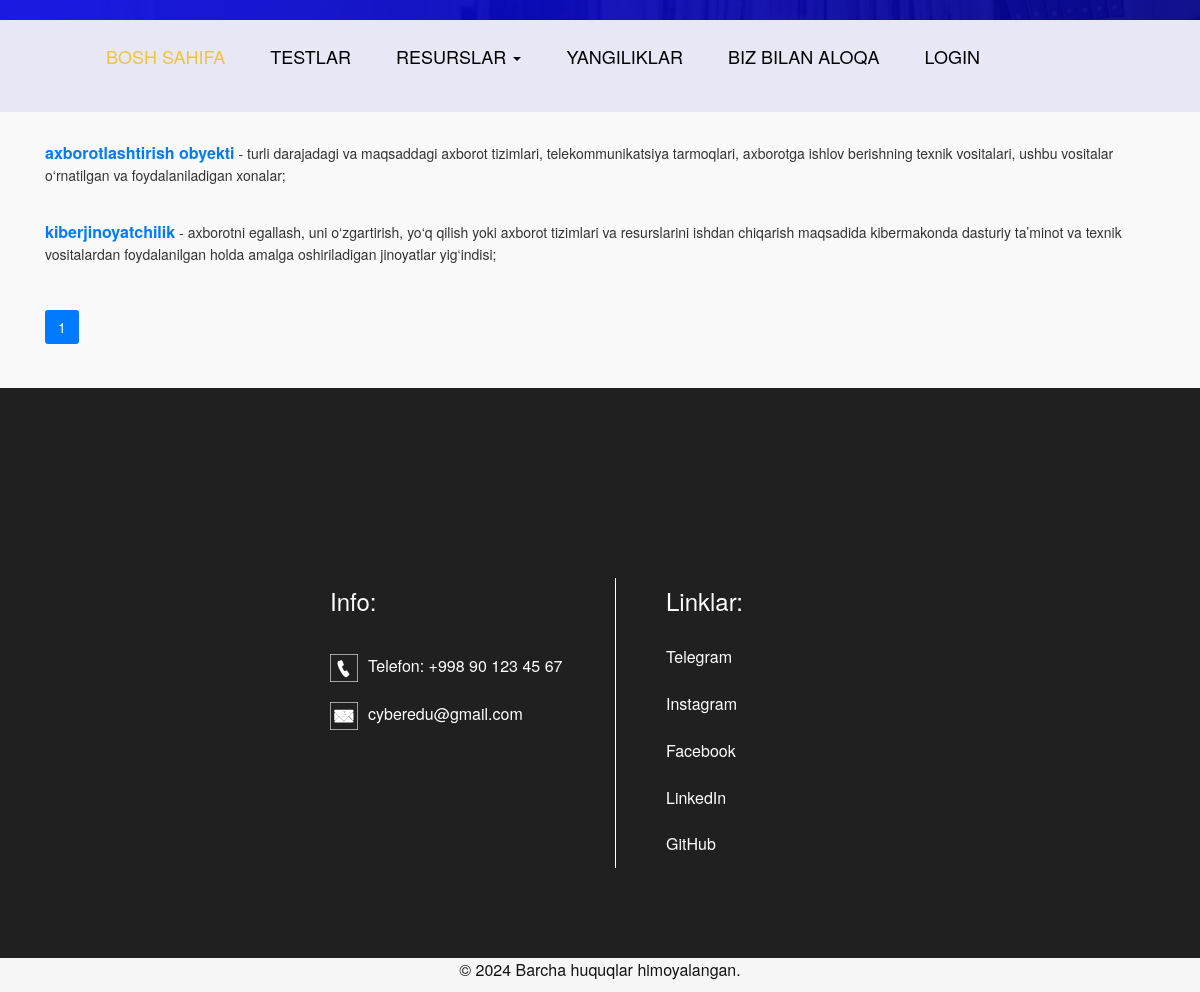
/termins/, run on an earlier commit of the app's database.
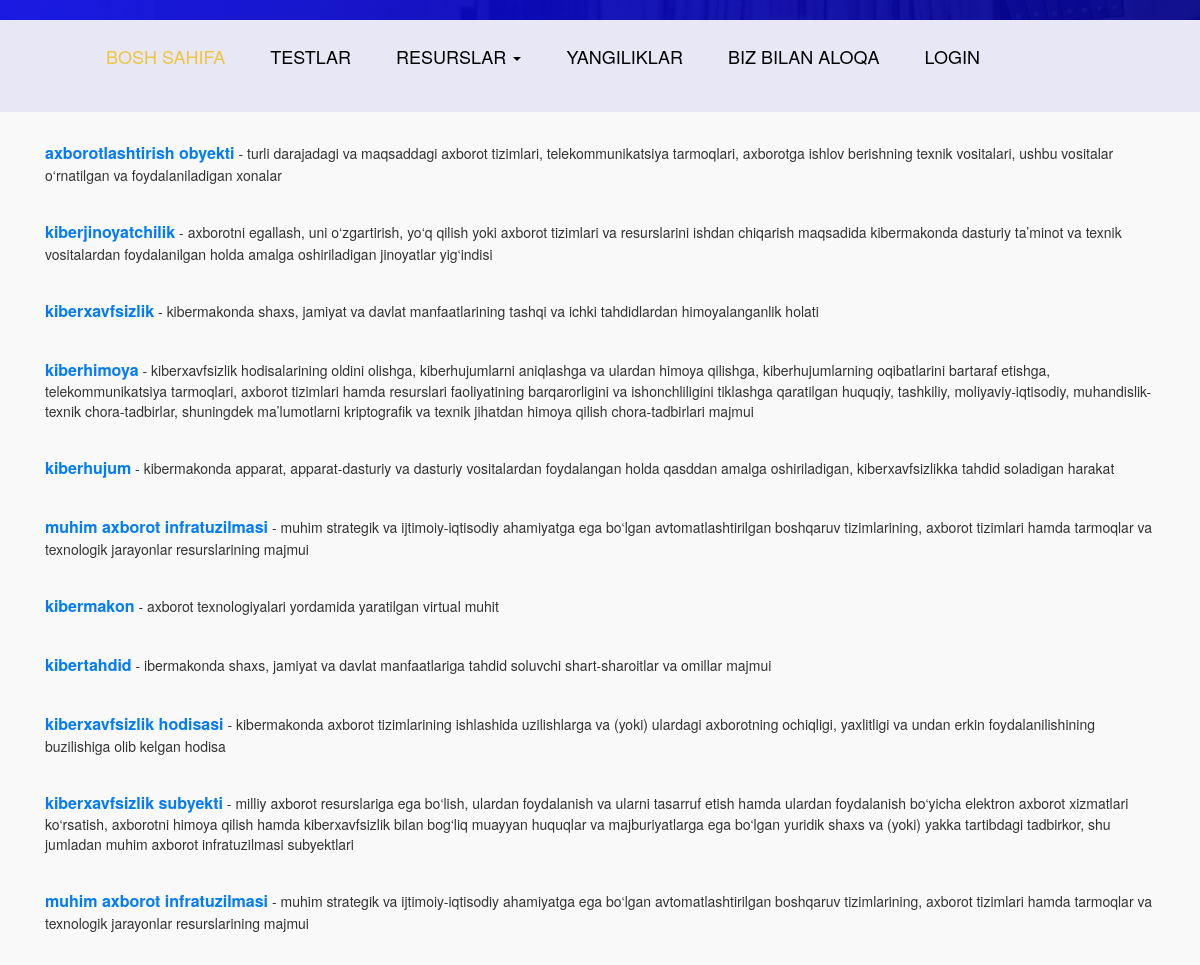
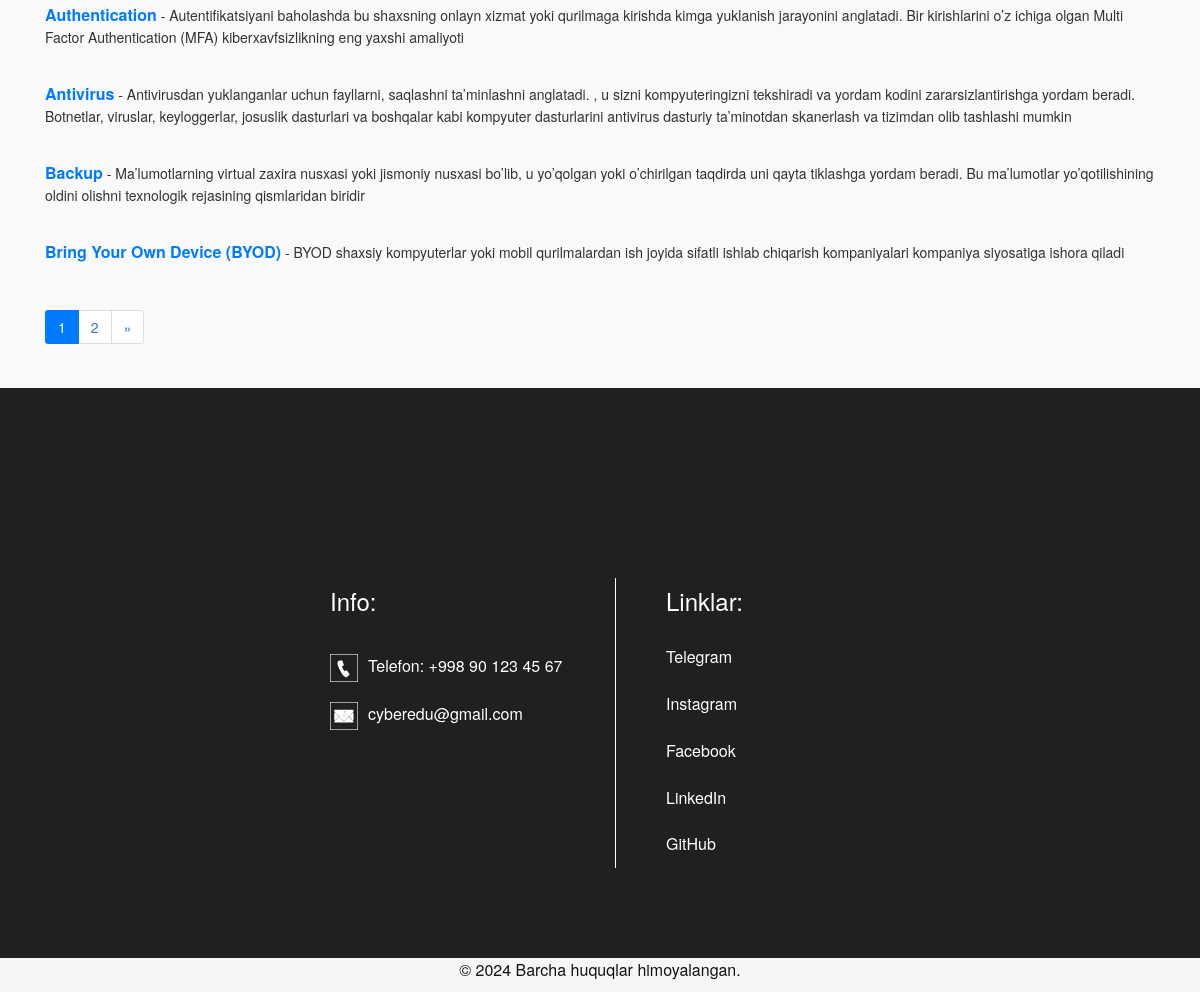
And on a later commit of the database (2 pictures, top to bottom).
### videos/models.py (models this page shows, shortened)
class Termin(models.Model):
    title = models.CharField(max_length=255)
    body = models.TextField()

### videos/views.py (the view)
# urls.py: path('termins/', termin_list, name="termin_list"),
def termin_list(request):
    termin_list = Termin.objects.all()
    paginator = Paginator(termin_list, 15)  # 15 терминов на страницу
    page_number = request.GET.get('page')
    page_obj = paginator.get_page(page_number)
    context = {
        "page_obj": page_obj
    }
    return render(request, "videos/termins.html", context)

### templates/videos/termins.html (shortened to what this page needs)
{% load static %}
<!DOCTYPE html>
<html lang="en">
   <head>
      <link rel="stylesheet" type="text/css" href="https://cdnjs.cloudflare.com/ajax/libs/OwlCarousel2/2.0.0-beta.2.4/assets/owl.carousel.min.css" />
      <link rel="stylesheet" type="text/css" href="{% static 'css/bootstrap.min.css' %}">
      <link rel="stylesheet" type="text/css" href="{% static 'css/style.css' %}">
      <link rel="stylesheet" href="{% static 'css/responsive.css' %}">
      <link rel="stylesheet" href="{% static 'css/jquery.mCustomScrollbar.min.css' %}">
      <link rel="stylesheet" href="https://netdna.bootstrapcdn.com/font-awesome/4.0.3/css/font-awesome.css">
       <link rel="stylesheet" href="https://maxcdn.bootstrapcdn.com/bootstrap/3.3.7/css/bootstrap.min.css">
      <link rel="stylesheet" href="{% static 'css/owl.carousel.min.css' %}">
      <link rel="stylesheet" href="https://cdnjs.cloudflare.com/ajax/libs/fancybox/2.1.5/jquery.fancybox.min.css" media="screen">
       <link rel="stylesheet" href="https://cdnjs.cloudflare.com/ajax/libs/font-awesome/4.7.0/css/font-awesome.min.css">
   </head>
   <body>
      <div class="header_section">
         <div class="header_bg">
            <div class="container">
               <nav class="navbar navbar-expand-lg navbar-light bg-light">
                  <div class="collapse navbar-collapse" id="navbarSupportedContent">
                     <ul class="navbar-nav mr-auto">
                        <li class="nav-item active">
                           <a class="nav-link" href="{% url 'home_page' %}">Bosh sahifa</a>
                        </li>
                         <li class="nav-item">
                           <a class="nav-link" href="{% url 'quiz_list' %}">Testlar</a>
                        </li>
                        <li class="nav-item dropdown"><a href="#" class="nav-link" data-toggle="dropdown"> Resurslar <span class="caret"></span></a>
                        </li>
                        <li class="nav-item">
                           <a class="nav-link" href="{% url 'blog_page' %}">Yangiliklar</a>
                        </li>
                        <li class="nav-item">
                           <a class="nav-link" href="{% url 'contact_page' %}">Biz bilan aloqa</a>
                        </li>
                        {% if request.user.is_authenticated %}
                            <button type="submit" class="btn btn-danger"  style="margin-top: -6px">
                                <form id="logout-form" action="{% url 'logout' %}" method="post">
                                <a href="#" onclick="document.getElementById('logout-form').submit(); return false;" style="color: white">Profildan chiqish</a>
                                {% csrf_token %}
                                </form>
                            </button>
                        {% else %}
                        <li class="nav-item">
                           <a class="nav-link" href="{% url 'login_page' %}">Login</a>
                        </li>
                        {% endif %}
                     </ul>
                  </div>
               </nav>
            </div>
         </div>
      </div>
            {% block content %}
<div class="blog_section">
    <div class="container">
        <div class="row">
            {% for termin in page_obj %}
            <div class="col-12 blog_card_wrapper">
                <div class="blog_card">
                    <span class="blog_title">{{ termin.title }}</span> -
                    <span class="blog_body">{{ termin.body|truncatewords:100 }}</span>
                </div>
            </div>
            {% endfor %}
        </div>
        <div class="pagination-wrapper">
            <nav aria-label="Page navigation">
                <ul class="pagination justify-content-center">
                    {% for num in page_obj.paginator.page_range %}
                    <li class="page-item {% if page_obj.number == num %}active{% endif %}">
                        <a class="page-link" href="?page={{ num }}">{{ num }}</a>
                    </li>
                    {% endfor %}
                    {% if page_obj.has_next %}
                    <li class="page-item">
                        <a class="page-link" href="?page={{ page_obj.next_page_number }}" aria-label="Next">
                            <span aria-hidden="true">&raquo;</span>
                        </a>
                    </li>
                    {% endif %}
                </ul>
            </nav>
        </div>
    </div>
</div>
            {% endblock content %}
      <div class="footer_section layout_padding">
         <div class="container">
            <div class="footer_section_2">
               <div class="row">
                  <div class="col-lg-3 margin_top">
                  </div>
                  <div class="col-lg-3">
                     <div>
                        <h4 class="information_text">Info:</h4>
                     <div class="call_text"><a href="#"><img src="{% static 'images/call-icon1.png' %}"><span class="padding_left_15">Telefon: +998 90 123 45 67</span></a></div>
                     <div class="call_text"><a href="#"><img src="{% static 'images/mail-icon1.png' %}"><span class="padding_left_15">cyberedu@gmail.com</span></a></div>
                     </div>
                  </div>
                  <div class="col-lg-3 col-md-6">
                     <div class="information_main">
                        <h4 class="information_text">Linklar:</h4>
                        <div class="footer_menu">
                           <ul>
                              <li><a href="{% url 'home_page' %}">Telegram</a></li>
                              <li><a href="about.html">Instagram</a></li>
                              <li><a href="services.html">Facebook</a></li>
                              <li><a href="blog.html">LinkedIn</a></li>
                              <li><a href="news.html">GitHub</a></li>
                           </ul>
                        </div>
                     </div>
                  </div>
                  <div class="col-lg-3">
                  </div>
               </div>
            </div>
         </div>
      </div>
      <div class="copyright_section">
         <div class="container">
            <p class="copyright_text">© 2024 Barcha huquqlar himoyalangan.</p>
         </div>
      </div>

### static/css/style.css (style rules this page uses)
* { box-sizing: border-box !important; transition: ease all 0.5s; }
html { scroll-behavior: smooth; }
body { color: #666666; font-size: 14px; font-family: 'Poppins', sans-serif; line-height: 1.80857; font-weight: normal; overflow-x: hidden; }
a { color: #1f1f1f; text-decoration: none !important; outline: none !important; -webkit-transition: all .3s ease-in-out; -moz-transition: all .3s ease-in-out; -ms-transition: all .3s ease-in-out; -o-transition: all .3s ease-in-out; transition: all .3s ease-in-out; }
h1, h2, h3, h4, h5, h6 { letter-spacing: 0; font-weight: normal; position: relative; padding: 0 0 10px 0; font-weight: normal; line-height: normal; color: #111111; margin: 0 }
h4 { font-size: 16px }
*, *::after, *::before { -webkit-box-sizing: border-box; -moz-box-sizing: border-box; box-sizing: border-box; }
ul, li, ol { margin: 0px; padding: 0px; list-style: none; }
p { margin: 20px; font-weight: 300; font-size: 15px; line-height: 24px; }
a { color: #222222; text-decoration: none; outline: none !important; }
a, .btn { text-decoration: none !important; outline: none !important; -webkit-transition: all .3s ease-in-out; -moz-transition: all .3s ease-in-out; -ms-transition: all .3s ease-in-out; -o-transition: all .3s ease-in-out; transition: all .3s ease-in-out; }
img { max-width: 100%; height: auto; }
.layout_padding { padding-top: 90px; padding-bottom: 0px; }
.header_section { width: 100%; float: left; background-image: url(../images/banner-bg.png); height: auto; background-size: 100%; background-repeat: no-repeat; padding-top: 20px; }
.header_bg { background-color: #e7e7f6; }
.bg-light { background-color: transparent !important; }
.navbar { padding: 1rem 1rem; }
.navbar-expand-lg .navbar-nav .nav-link { padding-right: 10px; padding-left: 35px; font-size: 18px; color: #000; text-transform: uppercase; }
.navbar-light .navbar-nav .active>.nav-link, .navbar-light .navbar-nav .nav-link.active, .navbar-light .navbar-nav .nav-link.show, .navbar-light .navbar-nav .show>.nav-link { color: #eec53d; }
.padding_left_15 { padding-left: 10px; }
.blog_section { width: 100%; float: left; padding-bottom: 90px; }
.footer_section { width: 100%; float: left; background-color: #202020; height: auto; padding-bottom: 90px; }
.margin_top { margin-top: 90px; }
.call_text { width: 100%; float: left; font-size: 16px; color: #ffffff; padding-top: 20px; }
.call_text a { color: #ffffff; }
.footer_section_2 { width: 100%; float: left; margin-top: 100px; }
.footer_menu { width: 100%; float: left; }
.footer_menu ul { margin: 0px; padding: 0px; }
.footer_menu li { font-size: 16px; color: #ffffff; padding: 12px 0px; }
.footer_menu li a { color: #ffffff; }
.information_text { width: 100%; float: left; font-size: 24px; color: #fff; }
.information_main { width: 100%; float: left; border-left: 1px solid #ffffff; padding-left: 50px; }
.copyright_section { width: 100%; float: left; background-color: #f7f6f6; height: auto; }
.copyright_text { width: 100%; float: left; font-size: 16px; margin-left: 0px; color: #131313; text-align: center; }

### templates/videos/termins.html (style rules this page uses)
.blog_section { padding: 20px 0; background-color: #f9f9f9; }
.blog_card { border-bottom: 1px solid #ddd; padding: 10px 0; background-color: transparent; }
.blog_card:last-child { border-bottom: none; }
.blog_title { font-weight: bold; font-size: 16px; color: #007BFF; margin: 0; display: inline; }
.blog_body { font-size: 14px; color: #333; margin: 0; display: inline; }
.blog_card_wrapper { margin-bottom: 16px; }

What changed in the data, as far as the page shows it:
changed Termin "axborotlashtirish obyekti": body "…vositalar o‘rnatilgan va foydalaniladigan xonalar;" → "…vositalar o‘rnatilgan va foydalaniladigan xonalar"
changed Termin "kiberjinoyatchilik": body "…holda amalga oshiriladigan jinoyatlar yig‘indisi;" → "…holda amalga oshiriladigan jinoyatlar yig‘indisi"
added Termin: title "kiberxavfsizlik", body "kibermakonda shaxs, jamiyat va davlat manfaatlarining tashqi va ichki tahdidlardan himoyalanganlik holati"
added Termin: title "kiberhimoya", body "kiberxavfsizlik hodisalarining oldini olishga, kiberhujumlarni aniqlashga va ulardan himoya qilishga, kiberhujumlarning oqibatlarini bartaraf etishga, telekommunikatsiya tarmoqlari, axborot tizimlari hamda resurslari faoliyatining barqarorligini va ishonchliligini tiklashga qaratilgan huquqiy, tashkiliy, moliyaviy-iqtisodiy, muhandislik-texnik chora-tadbirlar, shuningdek ma’lumotlarni kriptografik va texnik jihatdan himoya qilish chora-tadbirlari majmui"
added Termin: title "kiberhujum", body "kibermakonda apparat, apparat-dasturiy va dasturiy vositalardan foydalangan holda qasddan amalga oshiriladigan, kiberxavfsizlikka tahdid soladigan harakat"
added Termin: title "muhim axborot infratuzilmasi", body "muhim strategik va ijtimoiy-iqtisodiy ahamiyatga ega bo‘lgan avtomatlashtirilgan boshqaruv tizimlarining, axborot tizimlari hamda tarmoqlar va texnologik jarayonlar resurslarining majmui"
added Termin: title "kibermakon", body "axborot texnologiyalari yordamida yaratilgan virtual muhit"
added Termin: title "kibertahdid", body "ibermakonda shaxs, jamiyat va davlat manfaatlariga tahdid soluvchi shart-sharoitlar va omillar majmui"
added Termin: title "kiberxavfsizlik hodisasi", body "kibermakonda axborot tizimlarining ishlashida uzilishlarga va (yoki) ulardagi axborotning ochiqligi, yaxlitligi va undan erkin foydalanilishining buzilishiga olib kelgan hodisa"
added Termin: title "kiberxavfsizlik subyekti", body "milliy axborot resurslariga ega bo‘lish, ulardan foydalanish va ularni tasarruf etish hamda ulardan foydalanish bo‘yicha elektron axborot xizmatlari ko‘rsatish, axborotni himoya qilish hamda kiberxavfsizlik bilan bog‘liq muayyan huquqlar va majburiyatlarga ega bo‘lgan yuridik shaxs va (yoki) yakka tartibdagi tadbirkor, shu jumladan muhim axborot infratuzilmasi subyektlari"
added Termin: title "muhim axborot infratuzilmasi", body "muhim strategik va ijtimoiy-iqtisodiy ahamiyatga ega bo‘lgan avtomatlashtirilgan boshqaruv tizimlarining, axborot tizimlari hamda tarmoqlar va texnologik jarayonlar resurslarining majmui"
added Termin: title "Authentication", body "Autentifikatsiyani baholashda bu shaxsning onlayn xizmat yoki qurilmaga kirishda kimga yuklanish jarayonini anglatadi. Bir kirishlarini o’z ichiga olgan Multi Factor Authentication (MFA) kiberxavfsizlikning eng yaxshi amaliyoti"
added Termin: title "Antivirus", body "Antivirusdan yuklanganlar uchun fayllarni, saqlashni ta’minlashni anglatadi. , u sizni kompyuteringizni tekshiradi va yordam kodini zararsizlantirishga yordam beradi. Botnetlar, viruslar, keyloggerlar, josuslik dasturlari va boshqalar kabi kompyuter dasturlarini antivirus dasturiy ta’minotdan skanerlash va tizimdan olib tashlashi mumkin"
added Termin: title "Backup", body "Ma’lumotlarning virtual zaxira nusxasi yoki jismoniy nusxasi bo’lib, u yo’qolgan yoki o’chirilgan taqdirda uni qayta tiklashga yordam beradi. Bu ma’lumotlar yo’qotilishining oldini olishni texnologik rejasining qismlaridan biridir"
added Termin: title "Bring Your Own Device (BYOD)", body "BYOD shaxsiy kompyuterlar yoki mobil qurilmalardan ish joyida sifatli ishlab chiqarish kompaniyalari kompaniya siyosatiga ishora qiladi"
Also different on the page:
new list line: "2"
